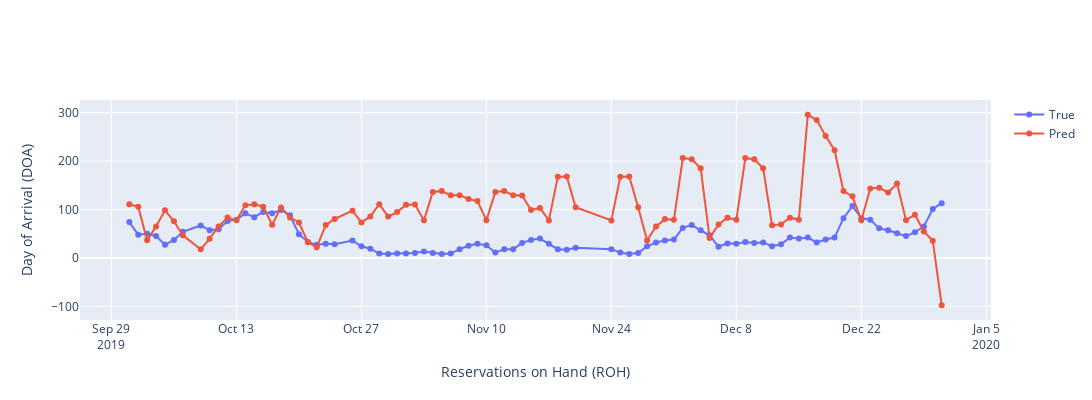

The notebook cell saved with this chart:
### Code cell
dx = X_test[X_test['LeadTime']==89]

fig = go.Figure()
fig.add_trace(go.Scatter(x=dx.index, y=dx['True'],mode='markers+lines',name='True'))
fig.add_trace(go.Scatter(x=dx.index, y=dx['Pred'],mode='markers+lines',name='Pred'))

fig.update_layout(autosize=False,width=1500,height=400,xaxis_title="Reservations on Hand (ROH)",yaxis_title="Day of Arrival (DOA)")
fig.show()
